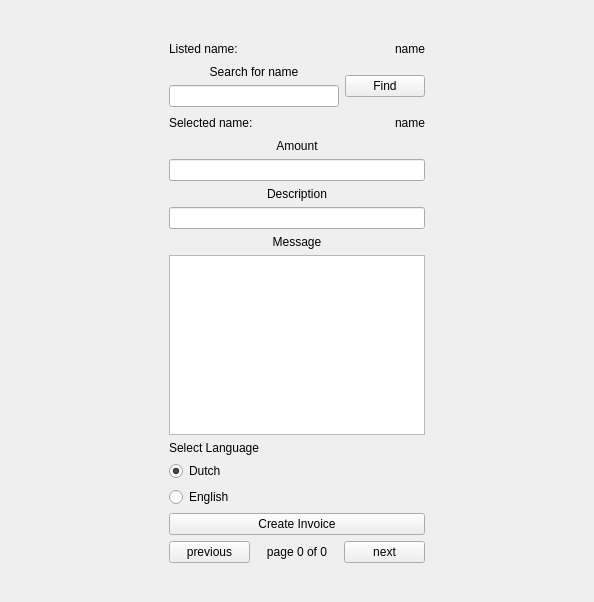
<?xml version="1.0" encoding="UTF-8"?>
<ui version="4.0">
 <class>ProcessPlayerCards</class>
 <widget class="QWidget" name="ProcessPlayerCards">
  <property name="geometry">
   <rect>
    <x>0</x>
    <y>0</y>
    <width>594</width>
    <height>602</height>
   </rect>
  </property>
  <property name="windowTitle">
   <string>MainWindow</string>
  </property>
  <layout class="QHBoxLayout" name="horizontalLayout_3">
   <item>
    <spacer name="horizontalSpacer_4">
     <property name="orientation">
      <enum>Qt::Horizontal</enum>
     </property>
     <property name="sizeHint" stdset="0">
      <size>
       <width>40</width>
       <height>20</height>
      </size>
     </property>
    </spacer>
   </item>
   <item>
    <layout class="QVBoxLayout" name="verticalLayout_6">
     <item>
      <layout class="QVBoxLayout" name="verticalLayout_2">
       <item>
        <spacer name="verticalSpacer">
         <property name="orientation">
          <enum>Qt::Vertical</enum>
         </property>
         <property name="sizeHint" stdset="0">
          <size>
           <width>20</width>
           <height>40</height>
          </size>
         </property>
        </spacer>
       </item>
       <item>
        <layout class="QHBoxLayout" name="horizontalLayout_4">
         <item>
          <widget class="QLabel" name="label">
           <property name="text">
            <string>Listed name:</string>
           </property>
          </widget>
         </item>
         <item>
          <spacer name="horizontalSpacer_2">
           <property name="orientation">
            <enum>Qt::Horizontal</enum>
           </property>
           <property name="sizeHint" stdset="0">
            <size>
             <width>40</width>
             <height>20</height>
            </size>
           </property>
          </spacer>
         </item>
         <item>
          <widget class="QLabel" name="nameLabel">
           <property name="text">
            <string>name</string>
           </property>
          </widget>
         </item>
        </layout>
       </item>
      </layout>
     </item>
     <item>
      <layout class="QHBoxLayout" name="horizontalLayout_5">
       <item>
        <layout class="QVBoxLayout" name="verticalLayout">
         <item>
          <widget class="QLabel" name="name">
           <property name="text">
            <string>Search for name</string>
           </property>
           <property name="alignment">
            <set>Qt::AlignCenter</set>
           </property>
          </widget>
         </item>
         <item>
          <widget class="QLineEdit" name="nameEdit"/>
         </item>
        </layout>
       </item>
       <item>
        <widget class="QPushButton" name="find">
         <property name="text">
          <string>Find</string>
         </property>
        </widget>
       </item>
      </layout>
     </item>
     <item>
      <layout class="QHBoxLayout" name="horizontalLayout_6">
       <item>
        <widget class="QLabel" name="selectedName">
         <property name="text">
          <string>Selected name:</string>
         </property>
        </widget>
       </item>
       <item>
        <spacer name="horizontalSpacer">
         <property name="orientation">
          <enum>Qt::Horizontal</enum>
         </property>
         <property name="sizeHint" stdset="0">
          <size>
           <width>40</width>
           <height>20</height>
          </size>
         </property>
        </spacer>
       </item>
       <item>
        <widget class="QLabel" name="nameSelected">
         <property name="text">
          <string>name</string>
         </property>
        </widget>
       </item>
      </layout>
     </item>
     <item>
      <layout class="QHBoxLayout" name="horizontalLayout">
       <item>
        <layout class="QVBoxLayout" name="verticalLayout_3">
         <item>
          <widget class="QLabel" name="amount">
           <property name="text">
            <string>Amount</string>
           </property>
           <property name="alignment">
            <set>Qt::AlignCenter</set>
           </property>
          </widget>
         </item>
         <item>
          <widget class="QLineEdit" name="amountEdit"/>
         </item>
        </layout>
       </item>
      </layout>
     </item>
     <item>
      <layout class="QVBoxLayout" name="verticalLayout_4">
       <item>
        <widget class="QLabel" name="description">
         <property name="text">
          <string>Description</string>
         </property>
         <property name="alignment">
          <set>Qt::AlignCenter</set>
         </property>
        </widget>
       </item>
       <item>
        <widget class="QLineEdit" name="descriptionEdit"/>
       </item>
      </layout>
     </item>
     <item>
      <widget class="QLabel" name="message">
       <property name="text">
        <string>Message</string>
       </property>
       <property name="alignment">
        <set>Qt::AlignCenter</set>
       </property>
      </widget>
     </item>
     <item>
      <widget class="QTextEdit" name="messageEdit"/>
     </item>
     <item>
      <layout class="QVBoxLayout" name="verticalLayout_5">
       <item>
        <widget class="QLabel" name="lang">
         <property name="text">
          <string>Select Language</string>
         </property>
        </widget>
       </item>
       <item>
        <widget class="QRadioButton" name="dutchButton">
         <property name="text">
          <string>Dutch</string>
         </property>
         <property name="checked">
          <bool>true</bool>
         </property>
        </widget>
       </item>
       <item>
        <widget class="QRadioButton" name="englishButton">
         <property name="text">
          <string>English</string>
         </property>
        </widget>
       </item>
      </layout>
     </item>
     <item>
      <widget class="QPushButton" name="createInvoice">
       <property name="text">
        <string>Create Invoice</string>
       </property>
      </widget>
     </item>
     <item>
      <layout class="QHBoxLayout" name="horizontalLayout_2">
       <item>
        <widget class="QPushButton" name="previous">
         <property name="text">
          <string>previous</string>
         </property>
        </widget>
       </item>
       <item>
        <widget class="QLabel" name="page">
         <property name="text">
          <string>page 0 of 0</string>
         </property>
         <property name="alignment">
          <set>Qt::AlignCenter</set>
         </property>
        </widget>
       </item>
       <item>
        <widget class="QPushButton" name="next">
         <property name="text">
          <string>next</string>
         </property>
        </widget>
       </item>
      </layout>
     </item>
     <item>
      <spacer name="verticalSpacer_2">
       <property name="orientation">
        <enum>Qt::Vertical</enum>
       </property>
       <property name="sizeHint" stdset="0">
        <size>
         <width>20</width>
         <height>40</height>
        </size>
       </property>
      </spacer>
     </item>
    </layout>
   </item>
   <item>
    <spacer name="horizontalSpacer_3">
     <property name="orientation">
      <enum>Qt::Horizontal</enum>
     </property>
     <property name="sizeHint" stdset="0">
      <size>
       <width>40</width>
       <height>20</height>
      </size>
     </property>
    </spacer>
   </item>
  </layout>
 </widget>
 <layoutdefault spacing="6" margin="11"/>
 <resources/>
 <connections/>
</ui>
